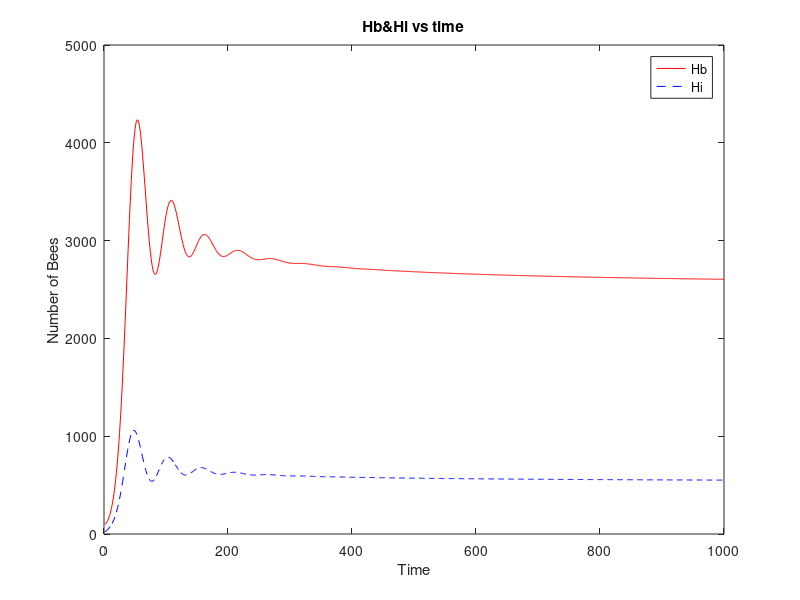
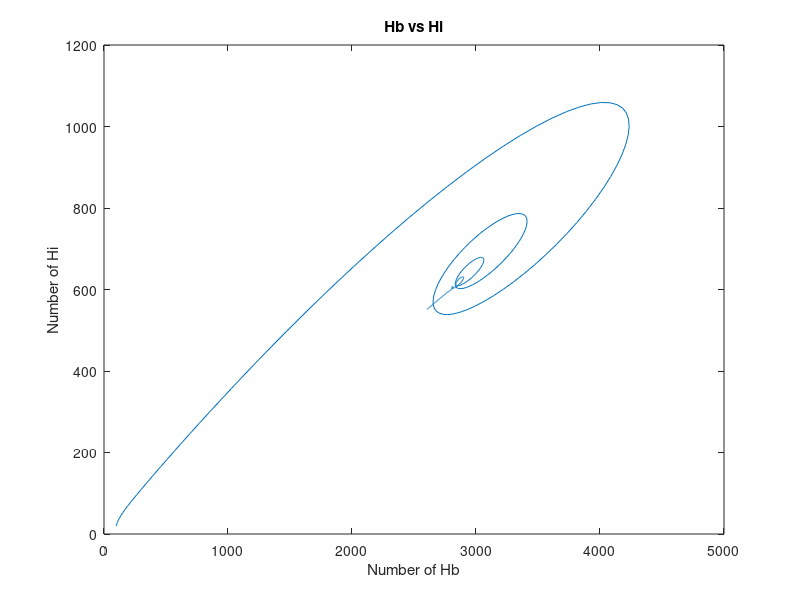

These charts were generated, in order, by the following MATLAB code:
clc;                                               % Clears the screen
clear all;

t=1; t_end=1000;%How long the day is

L=1500;
w=10000;
Alpha=0.25;
Sigma=0.75;
m=0.24;% I got those data from the research

Hb = zeros(t_end,1);
Hi = zeros(t_end,1);

Hb(1) = 100;% How many Hb and Hi in the day 1
Hi(1) = 20;
x=[Hb;Hi];
day=1;                                    
f1=@(x,y) L.*(x)/(w+x)-Alpha.*x+Sigma.*x.*(y./(x+y));
f2=@(x,y,z) Alpha.*x-Sigma.*x.*(y./(x-y))-(m.*z./(z+45)).*y; %Because useually a bee can live 45 days 
F_xy = @(x,y,z)[f1(x,y);f2(x,y,z)];                    


for i=1:(t_end-1)
    
    k_1 = F_xy(Hb(i),Hi(i),day); 
    
    k_2 = F_xy(Hb(i)+0.5*t,Hi(i)+0.5*t*k_1,day);
    k_3 = F_xy((Hb(i)+0.5*t),(Hi(i)+0.5*t*k_2),day);
    k_4 = F_xy((Hb(i)+t),(Hi(i)+k_3*t),day);
    
    Hb(i+1) = Hb(i) + (1/6)*(k_1(1)+2*k_2(1)+2*k_3(1)+k_4(1))*t;
    Hi(i+1) = Hi(i) + (1/6)*(k_1(2)+2*k_2(2)+2*k_3(2)+k_4(2))*t;

    day=day+1;
end
 
time=1:1:t_end;%figures are in here
figure(1);%Hb and Hi vs time
plot(time,Hb,'r-');
hold on;
plot(time,Hi,'b--');
title('Hb&Hi vs time');
xlabel('Time');
ylabel('Number of Bees');
legend('Hb','Hi');

figure(2);%Hb vs Hi
plot(Hb,Hi);
title('Hb vs Hi');
xlabel('Number of Hb');
ylabel('Number of Hi');

fprintf('point is %8.4e %8.4e, and the different is %8.4e and the rate is %8.4e\n',Hb(t_end),Hi(t_end),Hb(t_end)-Hi(t_end),Hb(t_end)/Hi(t_end) );

